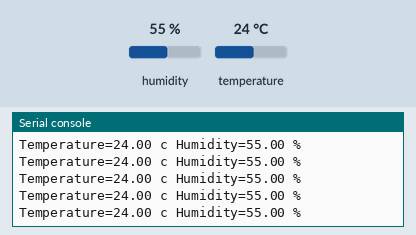
This program was run on a simulated Raspberry Pi Pico running CircuitPython. Shown: the last lines printed to the serial console. Inputs (shaded band) come from the test bench; at power-on: humidity 55 %, temperature 24 °C.

Above: at 1.2 s.
1.3 s: humidity set to 22 %
At 2.1 s:
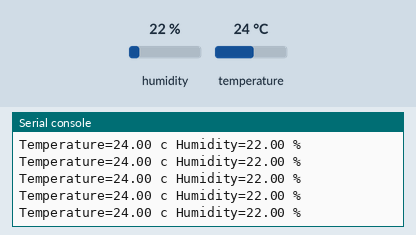
2.8 s: temperature set to 12 °C
At 3.3 s:
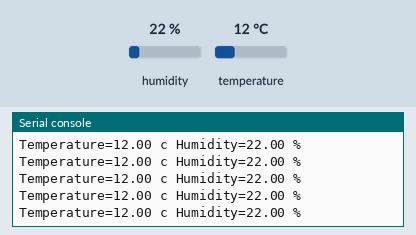
4.3 s: humidity set to 40 %
At 5.1 s:
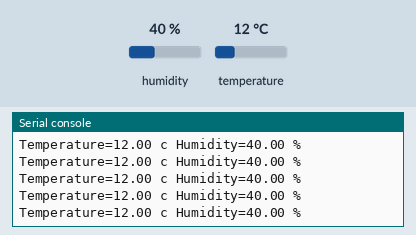
Timing chart, 0 to 7.3 s (numbered marks = the images above; inputs shaded):
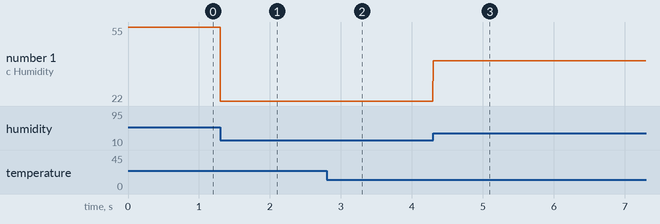

Measured:
- after the input at 1.3 s, the serial console: prints a new line at once (image 1)
- after the input at 2.8 s, the serial console: prints a new line at once (image 2)
- after the input at 4.3 s, the serial console: prints a new line at once (image 3)
- plotted number 1: 55 → 22 after the input at 1.3 s, 22 → 40 after the input at 4.3 s

The program:

8.humiditySensor.py
```python
import board # Helps us refer to the correct pins on the board.                                 #type: ignore
import busio # Allows us to interact with the I2C bus.                                          #type: ignore
import adafruit_ahtx0 # Allows us to interact with the AHT20 sensor.                            #type: ignore

# Create a variable called i2c that represents the I2C bus connected to pins 5 and 4.
i2c = busio.I2C(board.GP5, board.GP4)
# Create a variable called AHT_sensor that represents the AHT20 sensor connected to the I2C bus.
AHT_sensor = adafruit_ahtx0.AHTx0(i2c)

while True: # Create an infinite loop that will run forever.
    temperature = AHT_sensor.temperature # Read the temperature data from the AHT20 sensor.
    humidity = AHT_sensor.relative_humidity # Read the humidity data from the AHT20 sensor.
    # Print the temperature and humidity data to the console.
    print(f"Temperature={temperature:.2f} c Humidity={humidity:.2f} %")
```
